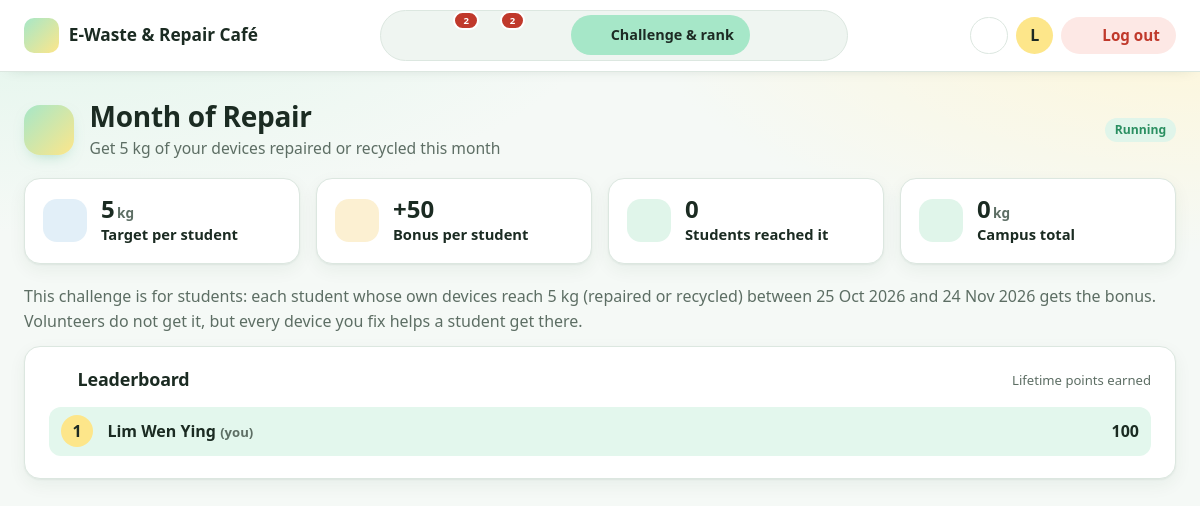
The app's page /volunteer/challenge.php (signed in) with its own data.
### tables this page shows
CREATE TABLE `challenges` (
  `challengeID` varchar(10) NOT NULL,
  `created_by` varchar(10) NOT NULL,
  `title` varchar(100) NOT NULL,
  `description` varchar(255) NOT NULL,
  `target_kg` decimal(8,2) NOT NULL,
  `start_date` date NOT NULL,
  `end_date` date NOT NULL,
  `bonus_points` int(11) NOT NULL,
  `created_at` datetime NOT NULL DEFAULT current_timestamp(),
  CONSTRAINT `chk_ch_target` CHECK (`target_kg` > 0),
  CONSTRAINT `chk_ch_bonus` CHECK (`bonus_points` > 0),
  CONSTRAINT `chk_ch_dates` CHECK (`end_date` >= `start_date`)
);

CREATE TABLE `users` (
  `tp_number` varchar(10) NOT NULL,
  `name` varchar(100) NOT NULL,
  `email` varchar(100) NOT NULL,
  `password` varchar(255) NOT NULL,
  `phone` varchar(15) NOT NULL,
  `is_active` tinyint(1) NOT NULL DEFAULT 1,
  `created_at` datetime NOT NULL DEFAULT current_timestamp()
);

### includes/functions.php (called while the page is built, shortened)
<?php
require_once __DIR__ . '/icons.php';
function e($value)
{
    return htmlspecialchars((string) $value, ENT_QUOTES, 'UTF-8');
}
function nice_date($datetime, $withTime = false)
{
    return date($withTime ? 'j M Y, g:i A' : 'j M Y', strtotime($datetime));
}
function db_all($conn, $sql, $types = '', $params = [])
{
    $stmt = $conn->prepare($sql);
    if ($types !== '') $stmt->bind_param($types, ...$params);
    $stmt->execute();
    $result = $stmt->get_result();
    return $result->fetch_all(MYSQLI_ASSOC);
}
function db_one($conn, $sql, $types = '', $params = [])
{
    $rows = db_all($conn, $sql, $types, $params);
    return $rows[0] ?? null;
}
function db_value($conn, $sql, $types = '', $params = [])
{
    $row = db_one($conn, $sql, $types, $params);
    return $row ? array_values($row)[0] : null;
}
function sql_list($values)
{
    return "'" . implode("', '", $values) . "'";
}
function challenge_summary($conn, $challenge)
{
    $per_student = db_all($conn,
        "SELECT d.submitted_by, SUM(d.weight_kg) AS kg FROM devices d
          JOIN students s ON s.tp_number = d.submitted_by
          JOIN users u ON u.tp_number = d.submitted_by AND u.is_active = 1   -- same people as the admin's Award bonus
          WHERE d.status IN (" . sql_list(CHALLENGE_STATUSES) . ")
            AND d.status_changed_at >= ? AND d.status_changed_at < DATE_ADD(?, INTERVAL 1 DAY)
          GROUP BY d.submitted_by",
        'ss', [$challenge['start_date'], $challenge['end_date']]);
    $kg = 0.0;
    $reached = 0;
    return ['kg' => $kg, 'reached' => $reached, 'students' => count($per_student)];
}
function find_role($conn, $tp_number)
{
    $tables = ['admins' => 'admin', 'officers' => 'officer', 'volunteers' => 'volunteer', 'students' => 'student'];
    foreach ($tables as $table => $role) {
        $found = db_value($conn, "SELECT COUNT(*) FROM $table WHERE tp_number = ?", 's', [$tp_number]);
        if ($found > 0) return $role;
    }
    return null;
}
function require_role($conn, $role, $root)
{
    $_SESSION['role'] = find_role($conn, $_SESSION['tp_number']);
}

### includes/volunteer_logic.php (called while the page is built, shortened)
<?php
function vol_kg_number($value)
{
    return rtrim(rtrim(number_format((float) $value, 2, '.', ''), '0'), '.') ?: '0';
}
function vol_nav_counts($conn, $me)
{
    $days = (int) DEADLINE_DAYS;
    return [
        'queue' => (int) db_value($conn,
            "SELECT COUNT(*) FROM devices WHERE status = 'Dropped Off' AND claimed_by IS NULL AND submitted_by <> ?
                AND DATEDIFF(NOW(), status_changed_at) <= $days", 's', [$me]),
        'jobs'  => (int) db_value($conn,
            "SELECT COUNT(*) FROM devices WHERE claimed_by = ? AND status IN ('Claimed', 'In Repair', 'Return Requested')", 's', [$me]),
    ];
}
function vol_leaderboard($conn)
{
    $rows = db_all($conn,
        "SELECT u.tp_number, u.name,
                COALESCE(SUM(CASE WHEN p.points > 0 THEN p.points ELSE 0 END), 0) AS earned
           FROM volunteers v
           JOIN users u ON u.tp_number = v.tp_number
           LEFT JOIN points_transactions p ON p.tp_number = u.tp_number
          WHERE u.is_active = 1
          GROUP BY u.tp_number, u.name
          ORDER BY earned DESC, u.name ASC");
    $rank = 0; $prev = null; $pos = 0;
    foreach ($rows as &$r) {
        $pos++;
        if ($prev === null || (int) $r['earned'] !== $prev) $rank = $pos;
        $r['rank'] = $rank;
        $prev = (int) $r['earned'];
    }
    return $rows;
}
function vol_current_challenge($conn)
{
    $today = date('Y-m-d');
    $c = db_one($conn, "SELECT * FROM challenges WHERE start_date <= ? AND end_date >= ? ORDER BY start_date DESC LIMIT 1", 'ss', [$today, $today]);
    if ($c) { $c['active'] = true; return $c; }
    return null;
}

### volunteer/challenge.php (the view, shortened to what this page needs)
<?php
require '../config/db.php';
require '../includes/functions.php';
require_once '../includes/volunteer_logic.php';
require_role($conn, 'volunteer', '../');
$me = $_SESSION['tp_number'];
$ch  = vol_current_challenge($conn);
$all = vol_leaderboard($conn);
$sum = $ch ? challenge_summary($conn, $ch) : null;
$top = array_slice($all, 0, 10);
$active = 'challenge';
require '../includes/volunteer_top.php';
if ($ch) {
    page_head('flag', $ch['title'], $ch['description'],
        $ch['active'] ? '<span class="badge state-running">Running</span>' : '<span class="badge state-ended">Ended ' . e(nice_date($ch['end_date'])) . '</span>');
} else {
    page_head('flag', 'Challenge & rank', 'No challenge has been created yet.');
}
?>
<?php if ($ch): ?>
<section class="stat-grid four">
    <div class="stat-card row"><span class="stat-icon tint-sky"><?= icon('target') ?></span><div><strong class="stat-value"><?= e(vol_kg_number($ch['target_kg'])) ?><small>kg</small></strong><span class="stat-title">Target per student</span></div></div>
    <div class="stat-card row"><span class="stat-icon tint-gold"><?= icon('star') ?></span><div><strong class="stat-value">+<?= (int) $ch['bonus_points'] ?></strong><span class="stat-title">Bonus per student</span></div></div>
    <div class="stat-card row"><span class="stat-icon tint-mint"><?= icon('users') ?></span><div><strong class="stat-value"><?= (int) $sum['reached'] ?></strong><span class="stat-title">Students reached it</span></div></div>
    <div class="stat-card row"><span class="stat-icon tint-mint"><?= icon('leaf') ?></span><div><strong class="stat-value"><?= e(vol_kg_number($sum['kg'])) ?><small>kg</small></strong><span class="stat-title">Campus total</span></div></div>
</section>
<p class="muted">
    This challenge is for students: each student whose own devices reach
    <?= e(vol_kg_number($ch['target_kg'])) ?> kg (repaired or recycled) between <?= e(nice_date($ch['start_date'])) ?>
    and <?= e(nice_date($ch['end_date'])) ?> gets the bonus. Volunteers do not get it, but every device you fix helps a student get there.
</p>
<?php endif; ?>
<section class="card">
    <div class="card-head"><h2 class="card-title"><?= icon('star') ?> Leaderboard</h2><small class="muted">Lifetime points earned</small></div>
    <?php if (!$all): ?>
        <?php empty_state('users', 'No volunteers yet.') ?>
    <?php else: ?>
        <ol class="v-leaders">
            <?php foreach ($top as $r): $you = $r['tp_number'] === $me; ?>
                <li class="<?= $you ? 'you' : '' ?>">
                    <span class="v-rank"><?= (int) $r['rank'] ?></span>
                    <span class="v-who"><?= e($r['name']) ?><?= $you ? ' <small class="muted">(you)</small>' : '' ?></span>
                    <strong><?= (int) $r['earned'] ?></strong>
                </li>
            <?php endforeach; ?>
        </ol>
    <?php endif; ?>
</section>
<?php require '../includes/bottom.php'; ?>

### includes/volunteer_top.php (shortened to what this page needs)
<?php
$sections = [
    'home'      => ['Home', 'home', ['index.php' => ['Home', 'home']]],
    'jobs'      => ['My jobs', 'wrench', ['my_jobs.php' => ['My jobs', 'wrench']]],
    'queue'     => ['Repair queue', 'inbox', ['repair_queue.php' => ['Repair queue', 'inbox']]],
    'points'    => ['Rewards', 'gift', ['points.php' => ['Rewards', 'gift']]],
    'challenge' => ['Challenge & rank', 'flag', ['challenge.php' => ['Challenge & rank', 'flag']]],
    'history'   => ['Repair history', 'history', ['history.php' => ['Repair history', 'history']]],
    'report'    => ['Repair report', 'chart', ['report.php' => ['Repair report', 'chart']]],
];
$counts     = vol_nav_counts($conn, $_SESSION['tp_number']);
$nav_badges = ['queue' => $counts['queue'], 'jobs' => $counts['jobs']];
$unread = db_value($conn, "SELECT COUNT(*) FROM notifications WHERE tp_number = ? AND is_read = 0", 's', [$_SESSION['tp_number']]);
$initial   = mb_strtoupper(mb_substr($_SESSION['name'], 0, 1));
function page_head($icon_name, $title, $desc = '', $actions = '')
{
    echo '<div class="page-head"><span class="page-icon">' . icon($icon_name) . '</span><div class="page-title">';
    echo '<h1>' . e($title) . '</h1>';
    if ($desc !== '') echo '<p class="page-desc">' . e($desc) . '</p>';
    echo '</div>';
    if ($actions !== '') echo '<div class="page-actions">' . $actions . '</div>';
    echo '</div>';
}
?>
<!DOCTYPE html>
<html lang="en">
<head>
    <link rel="stylesheet" href="../assets/css/style.css">
</head>
<body class="app">
<header class="topbar">
    <a class="brand" href="index.php"><span class="brand-mark"><?= icon('recycle', 'icon-spin-hover') ?></span><span class="brand-text">E-Waste &amp; Repair Café <small>Volunteer</small></span></a>
    <nav class="pillnav" aria-label="Volunteer menu">
        <ul>
            <?php foreach ($sections as $nav_key => [$nav_label, $nav_ico, $nav_subs]): ?>
                <?php $is_on = $active === $nav_key; ?>
                <li>
                    <a href="<?= array_key_first($nav_subs) ?>" class="pill <?= $is_on ? 'active' : '' ?>" <?= $is_on ? 'aria-current="page"' : '' ?> title="<?= e($nav_label) ?>">
                        <?= icon($nav_ico) ?><span class="pill-label"><?= e($nav_label) ?></span>
                        <?php if (!empty($nav_badges[$nav_key])): ?><b class="nav-badge" aria-label="<?= (int) $nav_badges[$nav_key] ?> waiting"><?= (int) $nav_badges[$nav_key] ?></b><?php endif; ?>
                    </a>
                </li>
            <?php endforeach; ?>
        </ul>
    </nav>
    <div class="topbar-tools">
        <div class="dropdown">
            <button type="button" class="icon-btn bell" data-dropdown="notif-panel" aria-expanded="false" title="Notifications"
                    aria-label="Notifications<?= $unread ? ', ' . (int) $unread . ' unread' : '' ?>"><?= icon('bell', $unread ? 'icon-ring' : '') ?></button>
        </div>
        <div class="dropdown">
            <button type="button" class="avatar" data-dropdown="user-panel" aria-expanded="false" aria-label="Account menu" title="My account"><?= e($initial) ?></button>
        </div>
        <a class="btn btn-logout" href="../logout.php" data-confirm="Log out now?" title="Log out"><?= icon('logout') ?><span>Log out</span></a>
    </div>
</header>
<main class="content" id="main">

### records on screen
challenges: title "Month of Repair", description "Get 5 kg of your devices repaired or recycled this month", target_kg "5", bonus_points "50", start_date "25 Oct 2026", end_date "24 Nov 2026"
users: rank "1", name "Lim Wen Ying", shows "(you)", earned "100"

### other values on screen
$nav_badges[$nav_key] "2"
$nav_label "Challenge & rank"
$initial "L"
$actions "Running"
$sum['reached'] "0"
vol_kg_number($sum['kg']) "0"
